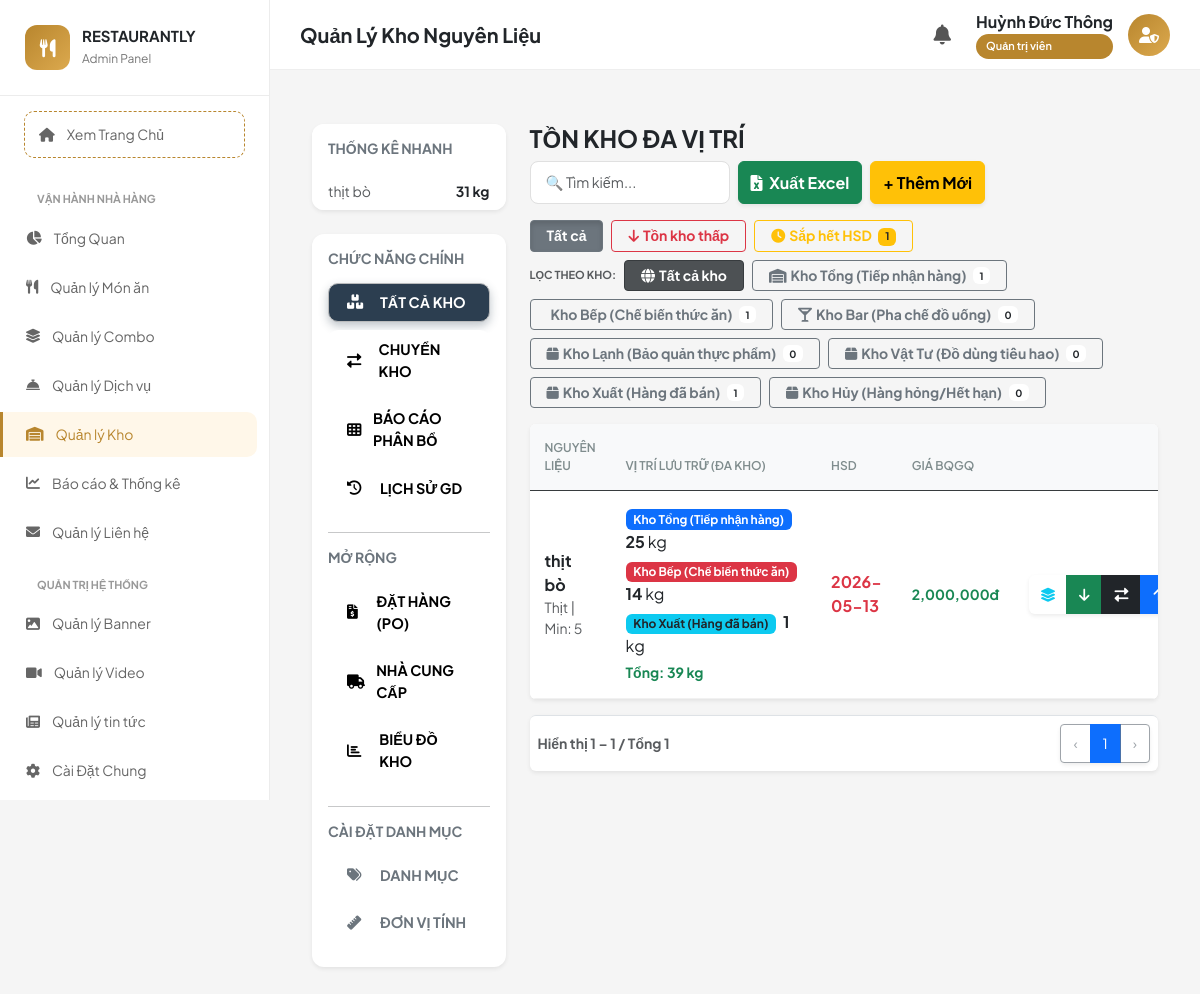
The page /admin/controllers/InventoryController.php (signed in) on the database as committed earlier.
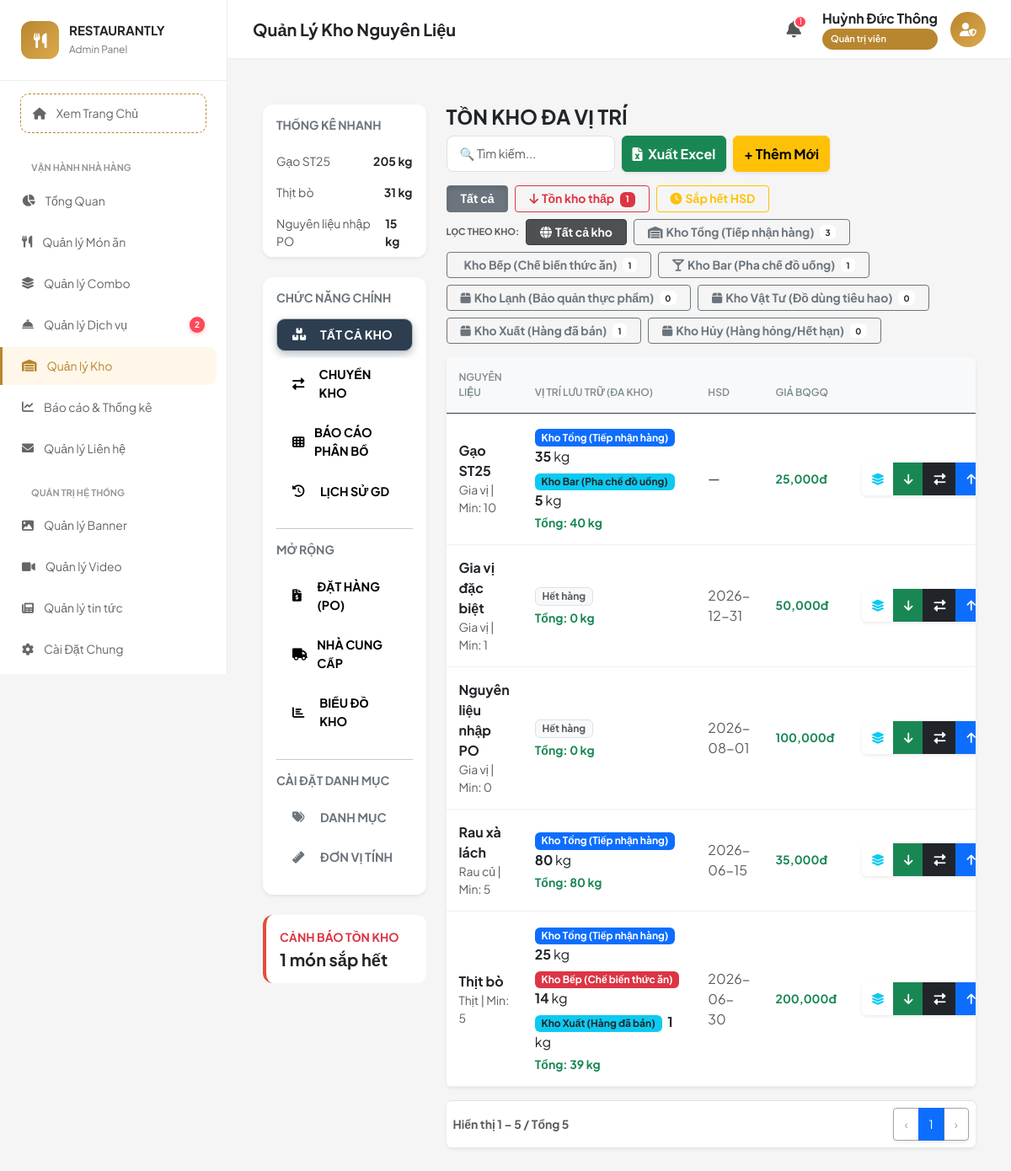
The same page on the database as committed later.
### tables this page shows
CREATE TABLE `warehouses` (
  `id` int(11) NOT NULL,
  `name` varchar(100) NOT NULL,
  `type` enum('main','kitchen','bar') DEFAULT 'main',
  `status` tinyint(1) DEFAULT 1
);

CREATE TABLE `inventory` (
  `id` int(11) NOT NULL,
  `item_name` varchar(255) NOT NULL,
  `category` varchar(100) DEFAULT NULL,
  `unit_name` varchar(50) DEFAULT NULL,
  `cost_price` decimal(15,2) DEFAULT 0.00,
  `supplier_id` int(11) DEFAULT NULL,
  `entry_date` date DEFAULT NULL,
  `expiry_date` date DEFAULT NULL,
  `revenue` decimal(15,2) DEFAULT 0.00,
  `updated_at` timestamp NOT NULL DEFAULT current_timestamp() ON UPDATE current_timestamp(),
  `min_stock` float DEFAULT 0,
  `is_active` tinyint(1) DEFAULT 1,
  `storage_zone` varchar(50) DEFAULT 'Kho khô'
);

### admin/controllers/InventoryController.php (called while the page is built, shortened)
<?php
$db = (new Database())->getConnection();
$warehouses = $db->query("SELECT * FROM warehouses WHERE status = 1")->fetchAll(PDO::FETCH_ASSOC);
$settings_raw = $db->query("SELECT key_name, key_value FROM settings WHERE key_name IN ('inv_expiry_days', 'inv_low_stock')")->fetchAll(PDO::FETCH_KEY_PAIR);
$cfg_expiry_days = (int)($settings_raw['inv_expiry_days'] ?? 7);
$cfg_low_stock   = (float)($settings_raw['inv_low_stock'] ?? 5);
$inv_items = $db->query("SELECT i.*, s.name as s_name FROM inventory i LEFT JOIN suppliers s ON i.supplier_id = s.id ORDER BY i.item_name ASC")->fetchAll(PDO::FETCH_ASSOC);
$stocks_raw = $db->query("SELECT ingredient_id, warehouse_id, quantity FROM inventory_stocks")->fetchAll(PDO::FETCH_ASSOC);
$total_stock_map = [];
foreach ($stocks_raw as $s) {
    if (!in_array((int)$s['warehouse_id'], [6, 7])) {
        if (!isset($total_stock_map[$s['ingredient_id']])) $total_stock_map[$s['ingredient_id']] = 0;
        $total_stock_map[$s['ingredient_id']] += (float)$s['quantity'];
    }
}
$low_stock_count = 0;
$expiry_warn_count = 0;
$warn_date = date('Y-m-d', strtotime('+' . $cfg_expiry_days . ' days'));
foreach ($inv_items as &$item) {
    $item['total_stock'] = $total_stock_map[$item['id']] ?? 0;
    $min = (float)($item['min_stock'] ?? 0);
    if ($min <= 0) $min = $cfg_low_stock;
    if ($item['is_active'] == 1) {
        if ($item['total_stock'] <= $min) $low_stock_count++;
        if (!empty($item['expiry_date']) && $item['expiry_date'] <= $warn_date) $expiry_warn_count++;
    }
}
$inv = $inv_items;
$top_used = $db->query("SELECT i.item_name, SUM(h.quantity) as total, i.unit_name FROM inventory_history h JOIN inventory i ON h.ingredient_id = i.id WHERE h.type = 'export' GROUP BY i.id ORDER BY total DESC LIMIT 5")->fetchAll(PDO::FETCH_ASSOC);
require_once __DIR__ . '/../../admin/views/inventory/inventory_view.php';

### admin/views/inventory/inventory_view.php (the view, shortened to what the changed rows need)
<?php
include '../../public/admin_layout_header.php';
?>
<div class="container-fluid py-4 min-vh-100">
    <div class="row g-4">
        <div class="col-lg-3">
            <div class="card sidebar-card mb-4 overflow-hidden">
                <ul class="list-group list-group-flush">
                    <?php foreach ($top_used as $t): ?>
                        <li class="list-group-item d-flex justify-content-between align-items-center border-0 px-3 py-2 small">
                            <span class="text-muted"><?= htmlspecialchars($t['item_name']) ?></span>
                            <span class="fw-bold text-dark"><?= (float)$t['total'] ?> <?= $t['unit_name'] ?></span>
                        </li>
                    <?php endforeach; ?>
                </ul>
            </div>
            <?php if ($low_stock_count > 0): ?>
                <div class="stat-card p-3 mb-3 border-start-danger" style="border-left-color: var(--danger-color);">
                    <div class="small text-danger fw-bold text-uppercase mb-1">Cảnh báo tồn kho</div>
                    <div class="h5 m-0 fw-bold"><?= $low_stock_count ?> món sắp hết</div>
                </div>
            <?php endif; ?>
        </div>
        <div class="col-lg-9 tab-content">
            <div class="tab-pane active" id="tab-all">
                <div class="mb-2 mt-2 d-flex gap-2 flex-wrap" id="filterButtons">
                    <button class="btn btn-sm btn-outline-danger px-3 fw-bold" onclick="filterWarning('low', this)">
                        <i class="fas fa-arrow-down me-1" style="pointer-events:none"></i>Tồn kho thấp
                        <?php if ($low_stock_count > 0) echo "<span class='badge bg-danger ms-1' style='pointer-events:none'>$low_stock_count</span>"; ?>
                    </button>
                    <button class="btn btn-sm btn-outline-warning px-3 fw-bold" onclick="filterWarning('expiry', this)">
                        <i class="fas fa-clock me-1" style="pointer-events:none"></i>Sắp hết HSD
                        <?php if ($expiry_warn_count > 0) echo "<span class='badge bg-warning text-dark ms-1' style='pointer-events:none'>$expiry_warn_count</span>"; ?>
                    </button>
                </div>
                <div class="mb-3 d-flex gap-2 flex-wrap align-items-center">
                    <span class="small text-muted fw-bold text-uppercase" style="font-size:11px">Lọc theo kho:</span>
                    <button class="btn btn-sm btn-dark px-3 fw-bold wh-filter-btn active" data-wh="all">
                        <i class="fas fa-globe me-1" style="pointer-events:none"></i>Tất cả kho
                    </button>
                    <?php foreach ($warehouses as $w):
                        $wh_icons  = [
                            'main' => 'fa-warehouse', 'kitchen' => 'fa-fire-burner', 'bar' => 'fa-glass-martini-alt',
                            'cold' => 'fa-snowflake', 'supplies' => 'fa-tools', 'virtual' => 'fa-file-invoice'
                        ];
                        $wh_icon   = $wh_icons[$w['type']  ?? ''] ?? 'fa-box';
                    ?>
                    <button class="btn btn-sm btn-outline-secondary px-3 fw-bold wh-filter-btn"
                            data-wh="<?= $w['id'] ?>"
                            data-wh-type="<?= $w['type'] ?? '' ?>"
                            style="min-width: 120px;">
                        <i class="fas <?= $wh_icon ?> me-1" style="pointer-events:none"></i><?= htmlspecialchars($w['name'] ?: 'Kho ' . $w['id']) ?>
                        <span class="badge bg-white text-dark ms-1" style="font-size:10px;pointer-events:none">
                            <?php
                            $count_in_wh = 0;
                            foreach ($inv as $chk_item) {
                                if (($chk_item['stocks'][$w['id']] ?? 0) > 0) $count_in_wh++;
                            }
                            echo $count_in_wh;
                            ?>
                        </span>
                    </button>
                    <?php endforeach; ?>
                </div>
                <div class="card shadow-sm border-0 overflow-hidden">
                    <table class="table align-middle mb-0 table-hover" id="invTable">
                        <thead class="table-dark">
                            <tr>
                                <th>Nguyên Liệu</th>
                                <th width="250">Vị trí lưu trữ (Đa kho)</th>
                                <th>HSD</th>
                                <th>Giá BQGQ</th>
                                <th class="text-end" width="280">Thao Tác</th>
                            </tr>
                        </thead>
                        <tbody id="invBody">
                            <?php foreach ($inv as $i):
                                $total = $i['total_stock'];
                                $min = (float)($i['min_stock'] ?? 0);
                                $exp = $i['expiry_date'] ?? '';
                                $isLow = ($min > 0 && $total <= $min && $i['is_active'] == 1) ? 1 : 0;
                                $isExpiring = ($exp && $exp <= $warn_date && $i['is_active'] == 1) ? 1 : 0;
                            ?>
                                <?php
                                $wh_with_stock = [];
                                foreach ($warehouses as $wh_chk) {
                                    if (($i['stocks'][$wh_chk['id']] ?? 0) > 0) {
                                        $wh_with_stock[] = $wh_chk['id'];
                                    }
                                }
                                ?>
                                <tr class="inv-row <?= $i['is_active'] == 0 ? 'opacity-50 bg-light' : '' ?>"
                                    data-name="<?= strtolower(htmlspecialchars($i['item_name'])) ?>"
                                    data-low="<?= $isLow ?>"
                                    data-expiry="<?= $isExpiring ?>"
                                    data-wh-stock='<?= json_encode($wh_with_stock) ?>'
                                    data-stocks='<?= json_encode($i['stocks']) ?>'
                                    data-visible="1">
                                    <td>
                                        <strong><?= htmlspecialchars($i['item_name']) ?></strong>
                                        <div class="small text-muted"><?= htmlspecialchars($i['category']) ?> | Min: <?= $min ?></div>
                                    </td>
                                    <td>
                                        <?php
                                        $has_stock = false;
                                        foreach ($warehouses as $w):
                                            $qty = $i['stocks'][$w['id']] ?? 0;
                                            if ($qty > 0): $has_stock = true;
                                                $badge_color = ($w['type'] == 'main') ? 'bg-primary' : (($w['type'] == 'kitchen') ? 'bg-danger' : 'bg-info text-dark');
                                        ?>
                                                <div class="mb-1 wh-badge" data-wh-id="<?= $w['id'] ?>"><span class="badge <?= $badge_color ?> me-1"><?= $w['name'] ?></span> <span class="fw-bold"><?= $qty ?></span> <?= $i['unit_name'] ?></div>
                                        <?php endif;
                                        endforeach; ?>
                                        <?php if (!$has_stock): ?>
                                            <span class="badge bg-light text-muted border">Hết hàng</span>
                                        <?php endif; ?>
                                        <div class="mt-1 small text-success fw-bold">Tổng: <?= $total ?> <?= $i['unit_name'] ?></div>
                                    </td>
                                    <td>
                                        <?php if ($exp): ?>
                                            <span class="<?= $isExpiring ? 'text-danger fw-bold' : 'text-muted' ?>"><?= $exp ?></span>
                                            <?php else: ?>—<?php endif; ?>
                                    </td>
                                    <td class="text-success fw-bold small"><?= number_format($i['cost_price']) ?>đ</td>
                                    <td class="text-end">
                                        <div class="btn-group shadow-sm">
                                            <button class="btn btn-sm btn-outline-info border-0" onclick='viewBatches(<?= $i['id'] ?>, <?= json_encode($i['item_name']) ?>)' title="Xem chi tiết các lô hàng (HSD)">
                                                <i class="fas fa-layer-group"></i>
                                            </button>
                                            <?php if ($i['is_active'] == 1): ?>
                                                <button class="btn btn-sm btn-success" title="Nhập hàng" onclick="openImport(<?= $i['id'] ?>, '<?= addslashes($i['item_name']) ?>', '<?= $i['unit_name'] ?>')"><i class="fas fa-arrow-down"></i></button>
                                                <button class="btn btn-sm btn-dark" title="Chuyển kho" onclick="openTransfer(<?= $i['id'] ?>, '<?= addslashes($i['item_name']) ?>', '<?= $i['unit_name'] ?>')"><i class="fas fa-exchange-alt"></i></button>
                                                <button class="btn btn-sm btn-primary" title="Xuất dùng" onclick="openExport(<?= $i['id'] ?>, '<?= addslashes($i['item_name']) ?>', 'export')"><i class="fas fa-arrow-up"></i></button>
                                            <?php else: ?>
                                                <a href="InventoryController.php?toggle_id=<?= $i['id'] ?>" class="btn btn-sm btn-info text-white" title="Mở lại sử dụng"><i class="fas fa-eye"></i></a>
                                            <?php endif; ?>
                                        </div>
                                    </td>
                                </tr>
                            <?php endforeach; ?>
                        </tbody>
                    </table>
                </div>
                <div class="d-flex justify-content-between align-items-center mt-3 p-2 bg-white border-top rounded shadow-sm">
                    <div class="small text-muted fw-bold" id="paginInfo"></div>
                    <div id="paginBtns" class="btn-group btn-group-sm shadow-sm"></div>
                </div>
            </div>
        </div>
    </div>
</div>

### public/admin_layout_header.php (shortened to what the changed rows need)
<?php
if (!function_exists('isActive')) {
    function isActive($path)
    {
        $current_page = basename($_SERVER['PHP_SELF']);
        return $current_page === $path ? 'active' : '';
    }
}
$pending_services_count = 0;
try {
    if (isset($db)) {
        $stmt_pt = $db->query("SELECT COUNT(*) FROM inventory_transfers WHERE status = 'pending'");
        $pending_transfers_count = (int)$stmt_pt->fetchColumn();
        $stmt_ps = $db->query("SELECT COUNT(*) FROM service_bookings WHERE status = 'Pending'");
        $pending_services_count = (int)$stmt_ps->fetchColumn();
        $stmt_low = $db->query("SELECT COUNT(*) FROM inventory i WHERE i.is_active = 1 AND i.min_stock > 0 AND IFNULL((SELECT SUM(s.quantity) FROM inventory_stocks s WHERE s.ingredient_id = i.id), 0) <= i.min_stock");
        $low_stock_count = (int)$stmt_low->fetchColumn();
        $stmt_exp = $db->query("SELECT COUNT(*) FROM inventory WHERE is_active = 1 AND expiry_date IS NOT NULL AND expiry_date <= DATE_ADD(CURDATE(), INTERVAL 7 DAY) AND expiry_date >= CURDATE()");
        $expiry_count = (int)$stmt_exp->fetchColumn();
        $total_alerts = $low_stock_count + $expiry_count + $pending_transfers_count;
    }
} catch (Exception $e) {
    $low_stock_count = $expiry_count = $total_alerts = 0;
}
?>
<!DOCTYPE html>
<html lang="vi">
<head>
    <link href="https://cdn.jsdelivr.net/npm/bootstrap@5.3.0/dist/css/bootstrap.min.css" rel="stylesheet">
    <link rel="stylesheet" href="https://cdnjs.cloudflare.com/ajax/libs/font-awesome/6.0.0/css/all.min.css">
</head>
<body>
    <aside class="admin-sidebar">
        <div class="sidebar-brand">
            <div class="brand-text">
                <h2>RESTAURANTLY</h2>
            </div>
        </div>
        <ul class="menu-list">
            <li class="<?= isActive('manage_services.php') ?>">
                <a href="/restaurant-project/admin/controllers/manage_services.php">
                    <i class="fas fa-concierge-bell"></i>
                    <span>Quản lý Dịch vụ</span>
                    <?php if ($pending_services_count > 0): ?>
                        <span class="badge-notify"><?= $pending_services_count ?></span>
                    <?php endif; ?>
                </a>
            </li>
        </ul>
    </aside>
    <div class="main-wrapper">
        <header class="topbar">
            <div class="d-flex align-items-center">
                <div class="notification-wrapper">
                    <button class="notification-btn <?= ($total_alerts > 0) ? 'bell-ring' : '' ?>" onclick="toggleNotify()">
                        <i class="fas fa-bell"></i>
                        <?php if ($total_alerts > 0): ?>
                            <span class="notification-badge"><?= $total_alerts ?></span>
                        <?php endif; ?>
                    </button>
                </div>
        </header>
        <div class="content-area">

Rows that differ between the two databases and show on the page:
computed for warehouses "Kho Tổng (Tiếp nhận hàng)": count_in_wh "1" → "3"
computed for warehouses "Kho Bar (Pha chế đồ uống)": count_in_wh "0" → "1"
added inventory: item_name "Gạo ST25", category "Gia vị", min_stock "10", unit_name "kg", total "40", cost_price "25,000", warehouses (name "Kho Tổng (Tiếp nhận hàng)", id "35"), warehouses (name "Kho Bar (Pha chế đồ uống)", id "5")
added inventory: item_name "Gia vị đặc biệt", category "Gia vị", min_stock "1", shows "Hết hàng", total "0", unit_name "kg", expiry_date "2026-12-31", cost_price "50,000"
added inventory: item_name "Nguyên liệu nhập PO", category "Gia vị", min_stock "0", shows "Hết hàng", unit_name "kg", expiry_date "2026-08-01", cost_price "100,000"
added inventory: item_name "Rau xà lách", category "Rau củ", min_stock "5", unit_name "kg", total "80", expiry_date "2026-06-15", cost_price "35,000", warehouses (name "Kho Tổng (Tiếp nhận hàng)", id "80")
changed inventory "Thịt": item_name "thịt bò" → "Thịt bò"; expiry_date "2026-05-13" → "2026-06-30"; cost_price "2,000,000" → "200,000"
Other text that changed with them:
$pending_services_count: (not shown) → "2"
$total_alerts: (not shown) → "1"
$t['item_name']: "thịt bò" → "Thịt bò"
$low_stock_count: (not shown) → "1"
text written by a page script: "Hiển thị 1 – 1 / Tổng 1" → "Hiển thị 1 – 5 / Tổng 5"
$expiry_warn_count: "1" → (not shown)
new list line: "Gạo ST25 205 kg"
new list line: "Nguyên liệu nhập PO 15 kg"
text now shown: "CẢNH BÁO TỒN KHO món sắp hết"
